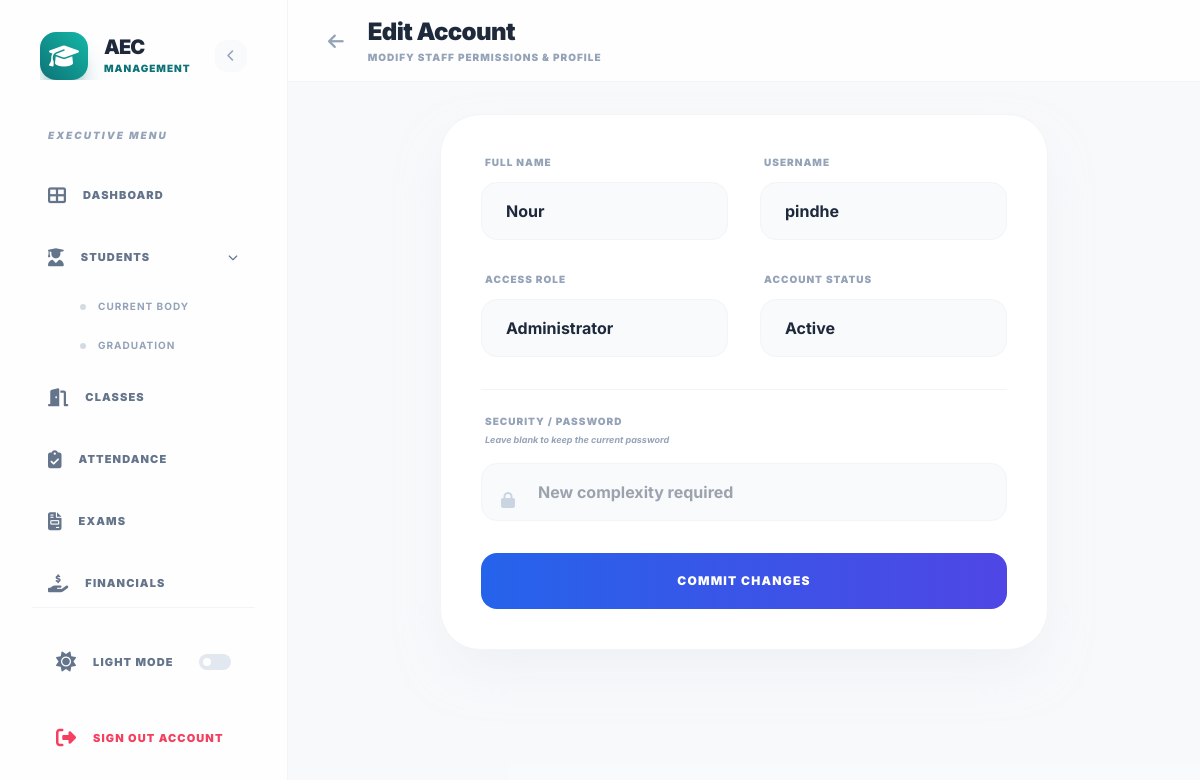
Screenshot of /user-edit.php?id=2 (signed in) with the database file from the repository.
### tables this page shows
CREATE TABLE IF NOT EXISTS `users` (
  `id` int(11) NOT NULL AUTO_INCREMENT,
  `full_name` varchar(100) NOT NULL,
  `username` varchar(50) NOT NULL,
  `password` varchar(255) NOT NULL,
  `role` enum('admin', 'employee') NOT NULL DEFAULT 'employee',
  `status` enum('active', 'inactive') NOT NULL DEFAULT 'active',
  `last_login` datetime DEFAULT NULL,
  `created_at` timestamp DEFAULT CURRENT_TIMESTAMP,
  PRIMARY KEY (`id`),
  UNIQUE KEY `uk_username` (`username`),
  INDEX `idx_status` (`status`)
);

### user-edit.php (the view, shortened to what this page needs)
<?php
require_once 'config/database.php';
$id = isset($_GET['id']) ? (int) $_GET['id'] : 0;
$stmt = $pdo->prepare("SELECT * FROM users WHERE id = ?");
$stmt->execute([$id]);
$user = $stmt->fetch();
include 'includes/header.php';
include 'includes/sidebar.php';
?>
<main class="flex-grow overflow-y-auto bg-slate-50/50 dark:bg-dark-bg transition-all duration-500">
    <header
        class="bg-white/80 dark:bg-dark-card/80 backdrop-blur-md border-b border-gray-100 dark:border-dark-border py-4 px-8 flex items-center justify-between sticky top-0 z-20 transition-all">
        <div class="flex items-center space-x-4">
            <a href="users.php" class="p-2 text-slate-400 hover:text-blue-600 transition-colors">
                <i class="fas fa-arrow-left text-lg"></i>
            </a>
            <div>
                <h2 class="text-2xl font-black text-slate-800 dark:text-white tracking-tight">Edit Account</h2>
                <p class="text-[10px] font-black text-slate-400 uppercase tracking-widest mt-0.5">Modify staff
                    permissions & profile</p>
            </div>
        </div>
    </header>
    <div class="p-8 max-w-2xl mx-auto">
        <div
            class="bg-white dark:bg-dark-card rounded-[2.5rem] border border-gray-100 dark:border-dark-border p-10 shadow-2xl shadow-slate-200/50 dark:shadow-none">
            <form action="user-edit.php?id=<?php echo $id; ?>" method="POST" class="space-y-8">
                <div class="grid grid-cols-1 md:grid-cols-2 gap-8">
                    <div>
                        <label
                            class="block text-[10px] font-black text-slate-400 uppercase tracking-widest mb-3 ml-1">Full
                            Name</label>
                        <input type="text" name="full_name" value="<?php echo $user->full_name; ?>" required
                            class="w-full px-6 py-4 bg-slate-50 dark:bg-slate-900/50 border border-slate-100 dark:border-white/5 rounded-2xl focus:outline-none focus:ring-4 focus:ring-blue-500/10 focus:border-blue-500 transition-all font-bold dark:text-white">
                    </div>
                    <div>
                        <label
                            class="block text-[10px] font-black text-slate-400 uppercase tracking-widest mb-3 ml-1">Username</label>
                        <input type="text" name="username" value="<?php echo $user->username; ?>" required
                            class="w-full px-6 py-4 bg-slate-50 dark:bg-slate-900/50 border border-slate-100 dark:border-white/5 rounded-2xl focus:outline-none focus:ring-4 focus:ring-blue-500/10 focus:border-blue-500 transition-all font-bold dark:text-white">
                    </div>
                </div>
                <div class="grid grid-cols-1 md:grid-cols-2 gap-8">
                    <div>
                        <label
                            class="block text-[10px] font-black text-slate-400 uppercase tracking-widest mb-3 ml-1">Access
                            Role</label>
                        <select name="role"
                            class="w-full px-6 py-4 bg-slate-50 dark:bg-slate-900/50 border border-slate-100 dark:border-white/5 rounded-2xl focus:outline-none focus:ring-4 focus:ring-blue-500/10 focus:border-blue-500 transition-all font-bold dark:text-white appearance-none">
                            <option value="admin" <?php echo $user->role === 'admin' ? 'selected' : ''; ?>>Administrator
                            </option>
                        </select>
                    </div>
                    <div>
                        <label
                            class="block text-[10px] font-black text-slate-400 uppercase tracking-widest mb-3 ml-1">Account
                            Status</label>
                        <select name="status"
                            class="w-full px-6 py-4 bg-slate-50 dark:bg-slate-900/50 border border-slate-100 dark:border-white/5 rounded-2xl focus:outline-none focus:ring-4 focus:ring-blue-500/10 focus:border-blue-500 transition-all font-bold dark:text-white appearance-none">
                            <option value="active" <?php echo $user->status === 'active' ? 'selected' : ''; ?>>Active
                            </option>
                        </select>
                    </div>
                </div>
                <div class="pt-6 border-t border-slate-100 dark:border-white/5">
                    <label
                        class="block text-[10px] font-black text-slate-400 uppercase tracking-widest mb-1 ml-1">Security
                        / Password</label>
                    <p class="text-[9px] font-bold text-slate-400 mb-4 ml-1 italic">Leave blank to keep the current
                        password</p>
                    <div class="relative group">
                        <i
                            class="fas fa-lock absolute left-5 top-1/2 -translate-y-1/2 text-slate-300 group-focus-within:text-blue-500 transition-colors"></i>
                        <input type="password" name="password" placeholder="New complexity required"
                            class="w-full pl-14 pr-6 py-4 bg-slate-50 dark:bg-slate-900/50 border border-slate-100 dark:border-white/5 rounded-2xl focus:outline-none focus:ring-4 focus:ring-blue-500/10 focus:border-blue-500 transition-all font-bold dark:text-white">
                    </div>
                </div>
                <button type="submit"
                    class="w-full bg-gradient-to-r from-blue-600 to-indigo-600 text-white py-5 rounded-2xl font-black text-xs uppercase tracking-widest hover:shadow-[0_20px_50px_rgba(37,99,235,0.3)] active:scale-95 transition-all">
                    Commit Changes
                </button>
            </form>
        </div>
    </div>
</main>
<?php include 'includes/footer.php'; ?>

### includes/header.php (style rules this page uses)
body { font-family: 'Inter', sans-serif; }
main { animation: fadeInUp 0.5s ease-out forwards; }
:root { --brand-teal: #0d7377; --brand-orange: #e07c24; }
* { animation-duration: 0s !important; animation-delay: 0s !important; transition-duration: 0s !important; transition-delay: 0s !important; transform: none !important; }
* { transition: none !important; -webkit-transition: none !important; -moz-transition: none !important; -ms-transition: none !important; -o-transition: none !important; }
.transition-all, .transition-colors, .transition-opacity, .transition-shadow, .transition-transform, .transition, .duration-75, .duration-100, .duration-150, .duration-200, .duration-300, .duration-500, .duration-700, .duration-1000, .ease-in, .ease-out, .ease-in-out, .ease-linear { transition: none !important; animation: none !important; }
main { animation: none !important; }
*, *::before, *::after { animation: none !important; transition: none !important; transform: none !important; }

### rows the page displays
users: full_name "Nour", username "pindhe", role "Administrator", status "Active"

### other values shown
$item['name'] "DASHBOARD"
$item['name'] "CLASSES"
$item['name'] "ATTENDANCE"
$item['name'] "EXAMS"
$item['name'] "FINANCIALS"
